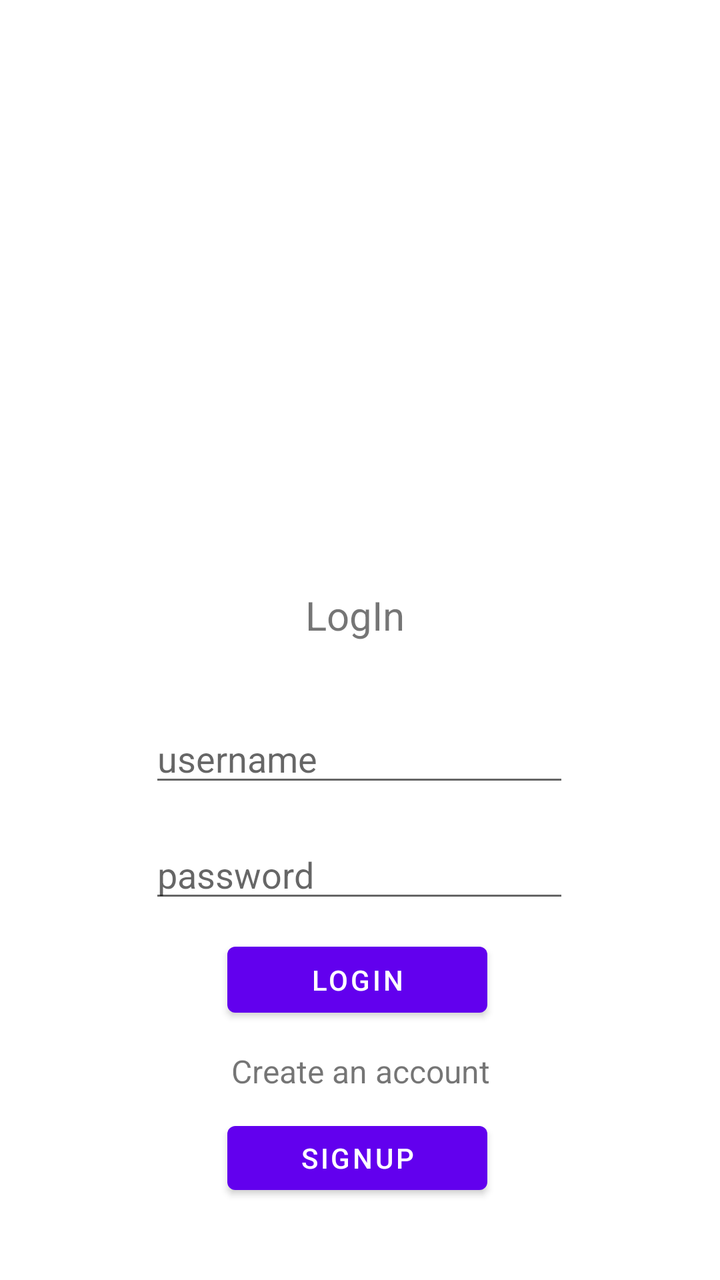
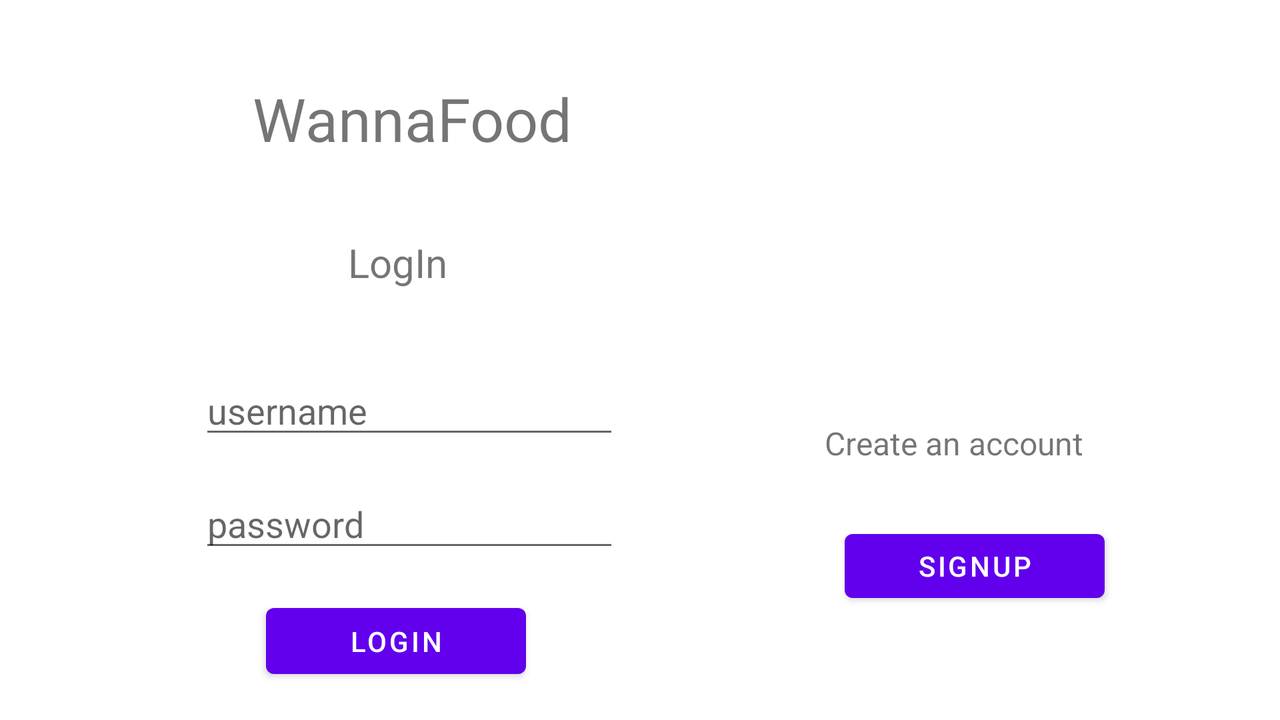

One screen, two layout resources from the same app: the default and the repository's alternative for another configuration. Each is rendered where Android would select it; the XML of both is given below.
<!-- AndroidManifest.xml: application theme Theme.DAS_WannaFood -->
<!-- res/layout/login_page.xml -->
<?xml version="1.0" encoding="utf-8"?>
<androidx.constraintlayout.widget.ConstraintLayout xmlns:android="http://schemas.android.com/apk/res/android"
    xmlns:app="http://schemas.android.com/apk/res-auto"
    xmlns:tools="http://schemas.android.com/tools"
    android:layout_width="match_parent"
    android:layout_height="match_parent"
    tools:context=".activities.LoginActivity">

    <ImageView
        android:id="@+id/imageView"
        android:layout_width="209dp"
        android:layout_height="201dp"
        app:layout_constraintBottom_toBottomOf="parent"
        app:layout_constraintEnd_toEndOf="parent"
        app:layout_constraintHorizontal_bias="0.506"
        app:layout_constraintStart_toStartOf="parent"
        app:layout_constraintTop_toTopOf="parent"
        app:layout_constraintVertical_bias="0.128"
        tools:srcCompat="@tools:sample/avatars" />

    <TextView
        android:id="@+id/login_text"
        android:layout_width="167dp"
        android:layout_height="42dp"
        android:gravity="center"
        android:text="@string/login_text"
        android:textSize="20sp"
        app:layout_constraintBottom_toBottomOf="parent"
        app:layout_constraintEnd_toEndOf="parent"
        app:layout_constraintHorizontal_bias="0.487"
        app:layout_constraintStart_toStartOf="parent"
        app:layout_constraintTop_toBottomOf="@+id/imageView"
        app:layout_constraintVertical_bias="0.086" />

    <EditText
        android:id="@+id/uname_login"
        android:layout_width="wrap_content"
        android:layout_height="wrap_content"
        android:layout_marginTop="24dp"
        android:ems="10"
        android:hint="username"
        android:inputType="textPersonName"
        app:layout_constraintBottom_toBottomOf="parent"
        app:layout_constraintEnd_toEndOf="parent"
        app:layout_constraintHorizontal_bias="0.497"
        app:layout_constraintStart_toStartOf="parent"
        app:layout_constraintTop_toBottomOf="@+id/login_text"
        app:layout_constraintVertical_bias="0.017" />

    <EditText
        android:id="@+id/passwd_login"
        android:layout_width="wrap_content"
        android:layout_height="wrap_content"
        android:ems="10"
        android:hint="password"
        android:inputType="textPassword"
        app:layout_constraintBottom_toBottomOf="parent"
        app:layout_constraintEnd_toEndOf="parent"
        app:layout_constraintHorizontal_bias="0.497"
        app:layout_constraintStart_toStartOf="parent"
        app:layout_constraintTop_toBottomOf="@+id/uname_login"
        app:layout_constraintVertical_bias="0.083" />

    <Button
        android:id="@+id/btn_login"
        android:layout_width="130dp"
        android:layout_height="45dp"
        android:onClick="onLogin"
        android:text="@string/btn_login"
        app:layout_constraintBottom_toBottomOf="parent"
        app:layout_constraintEnd_toEndOf="parent"
        app:layout_constraintHorizontal_bias="0.494"
        app:layout_constraintStart_toStartOf="parent"
        app:layout_constraintTop_toBottomOf="@+id/passwd_login"
        app:layout_constraintVertical_bias="0.079" />

    <TextView
        android:id="@+id/register_label_login"
        android:layout_width="265dp"
        android:layout_height="29dp"
        android:gravity="center"
        android:text="@string/register_label_login"
        android:textSize="16sp"
        app:layout_constraintBottom_toBottomOf="parent"
        app:layout_constraintEnd_toEndOf="parent"
        app:layout_constraintStart_toStartOf="parent"
        app:layout_constraintTop_toBottomOf="@+id/btn_login"
        app:layout_constraintVertical_bias="0.088" />

    <Button
        android:id="@+id/btn_register_login"
        android:layout_width="130dp"
        android:layout_height="44dp"
        android:onClick="onCreateAccount"
        android:text="@string/btn_register_login"
        app:layout_constraintBottom_toBottomOf="parent"
        app:layout_constraintEnd_toEndOf="parent"
        app:layout_constraintHorizontal_bias="0.494"
        app:layout_constraintStart_toStartOf="parent"
        app:layout_constraintTop_toBottomOf="@+id/register_label_login"
        app:layout_constraintVertical_bias="0.153" />

</androidx.constraintlayout.widget.ConstraintLayout>
<!-- resources referenced by this layout -->
<resources>
  <string name="btn_login">Login</string>
  <string name="btn_register_login">SignUp</string>
  <string name="login_text">LogIn</string>
  <string name="register_label_login">Create an account</string>
  <style name="Theme.DAS_WannaFood" parent="Theme.MaterialComponents.DayNight.NoActionBar">
          
          <item name="colorPrimary">@color/purple_500</item>
          <item name="colorPrimaryVariant">@color/purple_700</item>
          <item name="colorOnPrimary">@color/white</item>
          
          <item name="colorSecondary">@color/teal_200</item>
          <item name="colorSecondaryVariant">@color/teal_700</item>
          <item name="colorOnSecondary">@color/black</item>
          
          <item name="android:statusBarColor" tools:targetApi="l">?attr/colorPrimaryVariant</item>
          
      </style>
</resources>
<!-- res/layout-land/login_page.xml (the repository's variant of the layout above) -->
<!-- drawn on the phone turned sideways -->
<?xml version="1.0" encoding="utf-8"?>
<androidx.constraintlayout.widget.ConstraintLayout xmlns:android="http://schemas.android.com/apk/res/android"
    xmlns:app="http://schemas.android.com/apk/res-auto"
    xmlns:tools="http://schemas.android.com/tools"
    android:layout_width="match_parent"
    android:layout_height="match_parent"
    tools:context=".activities.LoginActivity">

    <TextView
        android:id="@+id/main_title"
        android:layout_width="259dp"
        android:layout_height="64dp"
        android:gravity="center"
        android:text="@string/main_title"
        android:textSize="30sp"
        app:layout_constraintBottom_toBottomOf="parent"
        app:layout_constraintHorizontal_bias="0.201"
        app:layout_constraintLeft_toLeftOf="parent"
        app:layout_constraintRight_toRightOf="parent"
        app:layout_constraintTop_toTopOf="parent"
        app:layout_constraintVertical_bias="0.092" />

    <ImageView
        android:id="@+id/imageView"
        android:layout_width="127dp"
        android:layout_height="120dp"
        app:layout_constraintBottom_toBottomOf="parent"
        app:layout_constraintEnd_toEndOf="parent"
        app:layout_constraintHorizontal_bias="0.824"
        app:layout_constraintStart_toStartOf="parent"
        app:layout_constraintTop_toTopOf="parent"
        app:layout_constraintVertical_bias="0.278"
        tools:srcCompat="@tools:sample/avatars" />

    <TextView
        android:id="@+id/login_text"
        android:layout_width="167dp"
        android:layout_height="42dp"
        android:gravity="center"
        android:text="@string/login_text"
        android:textSize="20sp"
        app:layout_constraintBottom_toBottomOf="parent"
        app:layout_constraintEnd_toEndOf="parent"
        app:layout_constraintHorizontal_bias="0.244"
        app:layout_constraintStart_toStartOf="parent"
        app:layout_constraintTop_toBottomOf="@+id/main_title"
        app:layout_constraintVertical_bias="0.084" />

    <EditText
        android:id="@+id/uname_login"
        android:layout_width="wrap_content"
        android:layout_height="wrap_content"
        android:layout_marginTop="24dp"
        android:ems="10"
        android:hint="username"
        android:inputType="textPersonName"
        app:layout_constraintBottom_toBottomOf="parent"
        app:layout_constraintEnd_toEndOf="parent"
        app:layout_constraintHorizontal_bias="0.232"
        app:layout_constraintStart_toStartOf="parent"
        app:layout_constraintTop_toBottomOf="@+id/login_text"
        app:layout_constraintVertical_bias="0.048" />

    <EditText
        android:id="@+id/passwd_login"
        android:layout_width="wrap_content"
        android:layout_height="wrap_content"
        android:ems="10"
        android:hint="password"
        android:inputType="textPassword"
        app:layout_constraintBottom_toBottomOf="parent"
        app:layout_constraintEnd_toEndOf="parent"
        app:layout_constraintHorizontal_bias="0.232"
        app:layout_constraintStart_toStartOf="parent"
        app:layout_constraintTop_toBottomOf="@+id/uname_login"
        app:layout_constraintVertical_bias="0.162" />

    <Button
        android:id="@+id/btn_login"
        android:layout_width="130dp"
        android:layout_height="45dp"
        android:onClick="onLogin"
        android:text="@string/btn_login"
        app:layout_constraintBottom_toBottomOf="parent"
        app:layout_constraintEnd_toEndOf="parent"
        app:layout_constraintHorizontal_bias="0.261"
        app:layout_constraintStart_toStartOf="parent"
        app:layout_constraintTop_toBottomOf="@+id/passwd_login" />

    <TextView
        android:id="@+id/register_label_login"
        android:layout_width="265dp"
        android:layout_height="29dp"
        android:layout_marginBottom="124dp"
        android:gravity="center"
        android:text="@string/register_label_login"
        android:textSize="16sp"
        app:layout_constraintBottom_toBottomOf="parent"
        app:layout_constraintEnd_toEndOf="parent"
        app:layout_constraintHorizontal_bias="0.918"
        app:layout_constraintStart_toStartOf="parent" />

    <Button
        android:id="@+id/btn_register_login"
        android:layout_width="130dp"
        android:layout_height="44dp"
        android:onClick="onCreateAccount"
        android:text="@string/btn_register_login"
        app:layout_constraintBottom_toBottomOf="parent"
        app:layout_constraintEnd_toEndOf="parent"
        app:layout_constraintHorizontal_bias="0.828"
        app:layout_constraintStart_toStartOf="parent"
        app:layout_constraintTop_toBottomOf="@+id/register_label_login"
        app:layout_constraintVertical_bias="0.312" />

</androidx.constraintlayout.widget.ConstraintLayout>
<!-- resources referenced by the variant -->
<!-- as the phone turned sideways resolves them -->
<resources>
  <string name="btn_login">Login</string>
  <string name="btn_register_login">SignUp</string>
  <string name="login_text">LogIn</string>
  <string name="main_title">WannaFood</string>
  <string name="register_label_login">Create an account</string>
  <style name="Theme.DAS_WannaFood" parent="Theme.MaterialComponents.DayNight.NoActionBar">
          
          <item name="colorPrimary">@color/purple_500</item>
          <item name="colorPrimaryVariant">@color/purple_700</item>
          <item name="colorOnPrimary">@color/white</item>
          
          <item name="colorSecondary">@color/teal_200</item>
          <item name="colorSecondaryVariant">@color/teal_700</item>
          <item name="colorOnSecondary">@color/black</item>
          
          <item name="android:statusBarColor" tools:targetApi="l">?attr/colorPrimaryVariant</item>
          
      </style>
</resources>
